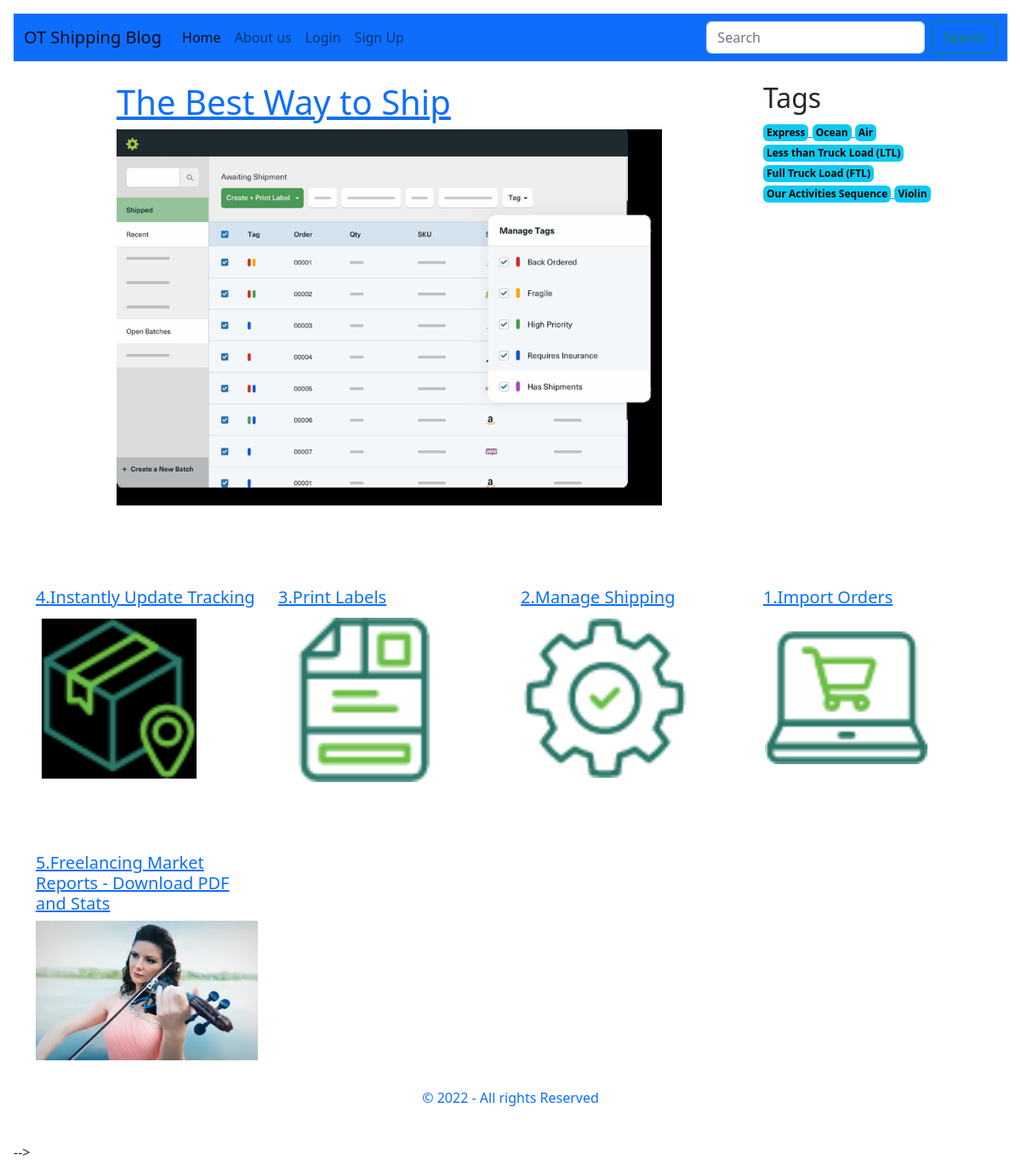
The app's page /, older data.
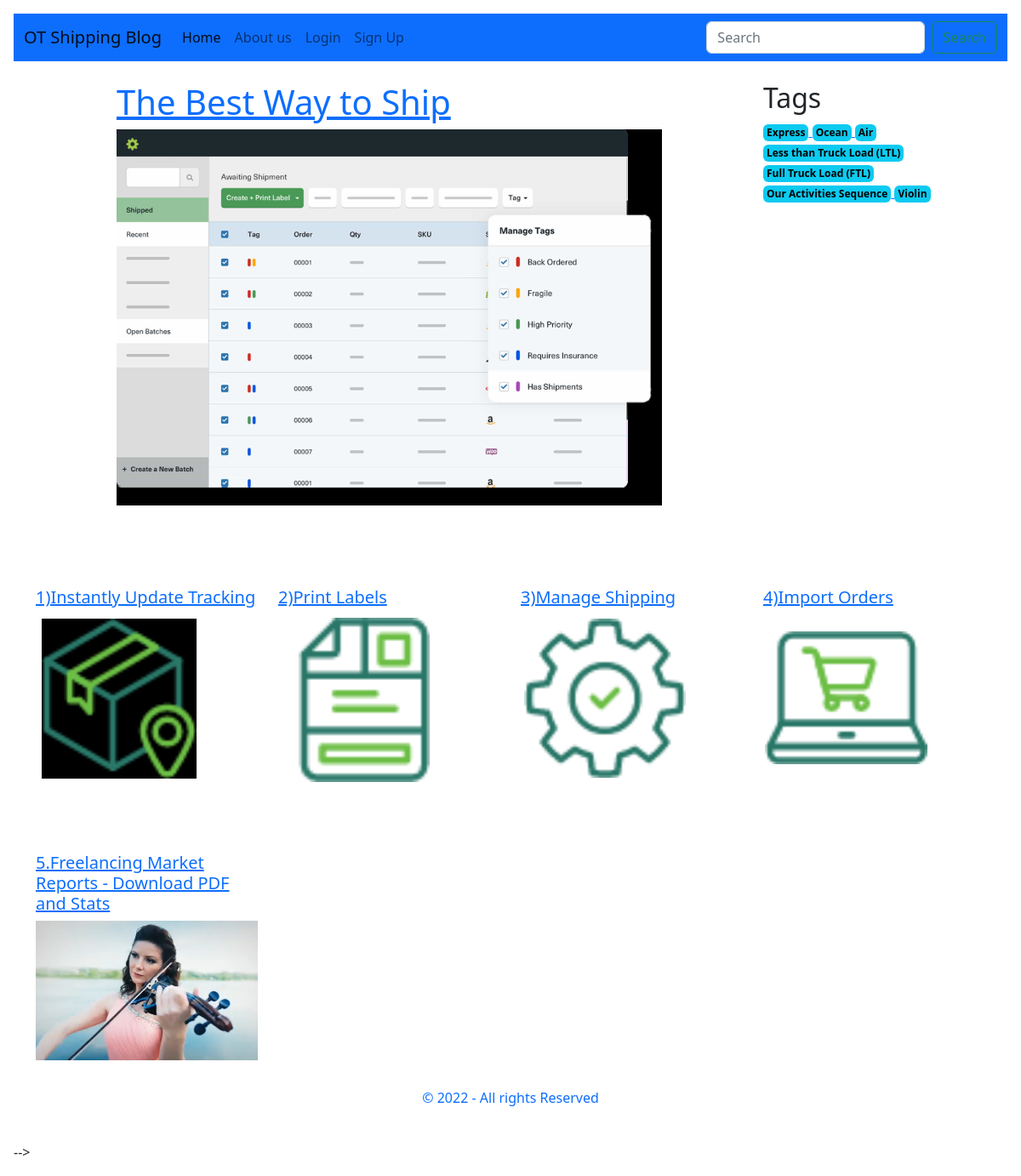
The same page, newer data.
### main/models.py (models this page shows, shortened)
class BlogPost(models.Model):
    user = models.ForeignKey(User, on_delete=models.CASCADE, blank=False, null=False,
                            verbose_name='Author')
    title = models.CharField('Title', max_length=120, blank=False, null=False)
    slug = models.SlugField('Slug', editable=False, max_length=180, unique=True, default=timezone.now)
    content = models.TextField('Content', max_length=800, blank=False, null=False)
    banner = models.ImageField('Image', upload_to='images/', blank=True,
                                 null=True, default='images/default_image.png')
    tags = models.ManyToManyField(BlogTag, verbose_name='Tags')

### main/views.py (the view)
# urls.py: path('', HomeView.as_view(), name='home'),
class HomeView(ListView):
    template_name = 'index.html'
    def get_queryset(self, *args, **kwargs):
        query = BlogPost.objects.all().order_by('pk')
        return query
    def get_context_data(self, *args, **kwargs):
        context = super(HomeView, self).get_context_data(**kwargs)
        context['posts'] = self.get_queryset()
        context['tags'] = BlogTag.objects.all()
        return context

### templates/index.html (shortened to what this page needs)
{% extends 'base.html' %}
{% load static %}
{% block content %}
<div class="container mt-4">
    <div class="row">
        <div class="col-1"></div>
        <div class="col-7">
            <h1 class="h-4">
                <a href="{% url 'article' posts.first.slug %}">
                    {{posts.first.title}}
                </a>
            </h1>
            <img class="img-fluid" src="{{posts.first.banner.url}}" alt="{{posts.first.title}}">
        </div>
        <div class="col-1"></div>
        <div class="col-3">
            <h2>Tags</h2>
            {% if tags %}
                {% for tag in tags %}
                    <a href="{% url 'tag' tag.slug %}">
                        <span class="badge text-bg-info p-1 text-decoration-none" >{{tag.name}}</span>
                    </a>
                {% endfor %}
            {% endif %}
        </div>
    </div>
</div>
<div class="container mt-4">
    <div class="row">
        {% for post in posts %}
            {% if forloop.counter > 1 %}
                <div class="col-3 mb-2 mt-5">
                    <h2 class="h5 h-15 mt-4">
                        <a href="{% url 'article' post.slug %}">{{post.title}}</a>
                    </h2>
                    <img class="img-fluid" src="{{post.banner.url}}" alt="{{post.title}}">
                </div>
            {% endif %}
        {% endfor %}
    </div>
</div>
{% endblock %}

Row changes from the older to the newer data that the page shows:
changed BlogPost: title "4.Instantly Update Tracking" → "1)Instantly Update Tracking"
changed BlogPost: title "3.Print Labels" → "2)Print Labels"
changed BlogPost: title "2.Manage Shipping" → "3)Manage Shipping"
changed BlogPost: title "1.Import Orders" → "4)Import Orders"
